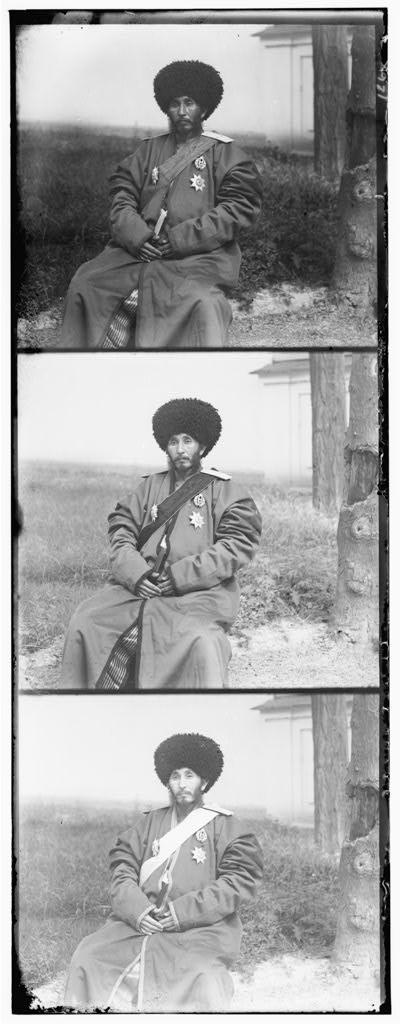
#> input picture Assets/00106v.jpg, 401 x 1024 px
$ python main.py
#> lines starting #> are read from the running program, lines starting #| are printed output that depends on the picture
### manipulation_img.py
import numpy as np
import skimage as sk
import skimage.io as skio

# Lit l'image a une location "path"
# Retourne sont information sous forme d'array de float
def img_load(path: str) -> any:
#> called with path = 'Assets/00106v.jpg'
    im = skio.imread(path) # lire l'image
#> im is the input picture: shape (1024, 401); min 0, max 255, mean 162.5
    return sk.img_as_float(im) # conversion en double

# Découpe une image dans le sens voulue
# Un nombre de fois voulue
# Retourne un tuple de tous les image découper
def img_slice(img: any, number_of_cuts: int, orientation: int = 0) -> tuple:
#> called with number_of_cuts = 3, orientation = 0
    length = int(np.floor(img.shape[orientation] / float(number_of_cuts))) # Calcul la longueur que doit avoir chacune des image
#> length = 341

    # Selon l'orientation on coupe l'image original
    prev_length = 0
    curr_lenght = length
#> curr_lenght = 341
    cuts = []
    if orientation == 0:
        for i in range(number_of_cuts):
            cuts.append(img[prev_length: curr_lenght])
            prev_length = curr_lenght
            curr_lenght += length
#> after the loop, curr_lenght = 1364; cuts = 3 items
    elif orientation == 1:
        for i in range(number_of_cuts):
            cuts.append(img[:,prev_length: curr_lenght])
            prev_length = curr_lenght
            curr_lenght += length
    else:
        raise IndexError("Orientation invalide")

    return tuple(cuts)

# Reconstruit l'image avec les canaux rgb
def generate_img_from_rgb(r, g, b,) -> any:
    im_out = np.dstack([r, g, b])
    return sk.img_as_ubyte(im_out)

### main_echellesimple.py
import numpy as np

def align_canaux(canal_mobile, canal_ref, delta_max:tuple = (15, 15), mask:tuple = (100, 100)) -> tuple:
    min_score = float('inf')
    delta = (0, 0)
    i = 0
    for y in range(-delta_max[1], delta_max[1] + 1):
        for x in range(-delta_max[0], delta_max[0] + 1):
            score = calculate_score(canal_ref[mask[0]:-mask[0], mask[1]: -mask[1]], np.roll(np.roll(canal_mobile, x, axis = 0), y, axis = 1)[mask[0]:-mask[0], mask[1]: -mask[1]])
            if score < min_score:
                min_score = score
                delta = (x, y)
            i += 1
            print(str(i) + "\t" + str(np.floor((float(i) / 961.0)*100)) + " %\t (" +  str(x) + ", " + str(y) + ")\t" + str(score))
    return delta

def calculate_score(img_1, img_2):
    return np.sum((img_1 - img_2)**2)

### main.py
#!/usr/bin/env python3
# -*- coding: utf-8 -*-
# TP1, code python pour débuter
from main_echellesimple import align_canaux
from manipulation_img import *
import numpy as np
import skimage as sk
import skimage.io as skio

# nom du fichier d'image
img_path = 'Assets/00106v.jpg'

# Loader l'image
img = img_load(img_path)

# Couper l'image
b, g, r = img_slice(img, 3)
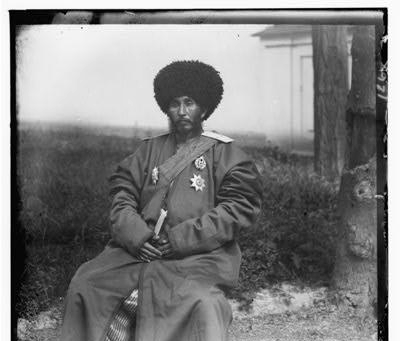
#> b: shape (341, 401) float64; min 0, max 1, mean 0.496
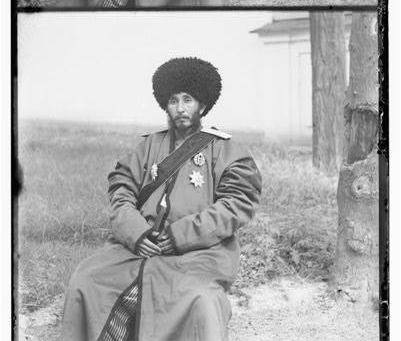
#> g: shape (341, 401) float64; min 0, max 1, mean 0.69
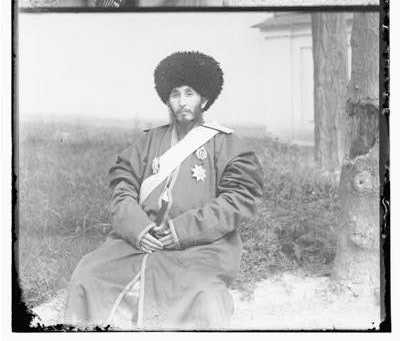
#> r: shape (341, 401) float64; min 0, max 1, mean 0.725

# aligner les images... c'est ici que vous commencez à coder!
# ces quelques fonctions pourraient vous être utiles:
# np.roll, np.sum, sk.transform.rescale (for multiscale)

### ag = align(g, b)
### ar = align(r, b)

pos_r = align_canaux(r, b, (15, 15), (50, 50))
#> after the loop in align_canaux, `for y in range(-delta_max[1], delta_max[1] + 1):`: delta = (9, -1); i = 961; min_score = 6364.5
#> pos_r = (9, -1)
pos_g = align_canaux(g, b, (15, 15), (50, 50))
#> pos_g = (4, 1)

r = np.roll(np.roll(r, pos_r[0], axis = 0), pos_r[1], axis = 1)
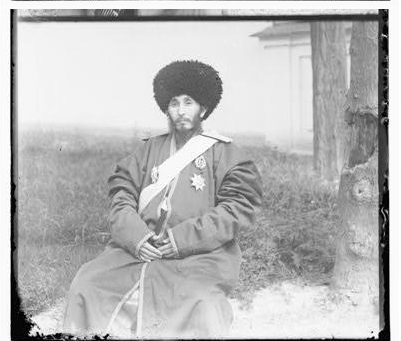
#> r: shape (341, 401) float64; min 0, max 1, mean 0.725
g = np.roll(np.roll(g, pos_g[0], axis = 0), pos_g[1], axis = 1)
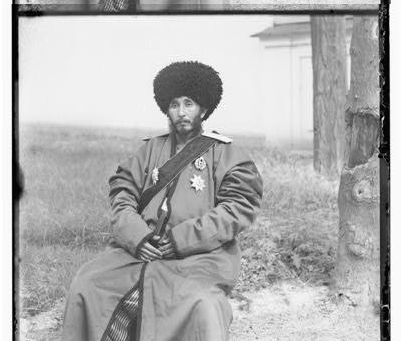
#> g: shape (341, 401) float64; min 0, max 1, mean 0.69

print("===================COMPLETE===================")
print("Position r", pos_r, "Position g", pos_g)
print("==============================================")

# Regénère l'image
img_out = generate_img_from_rgb(r, g, b)
#> in generate_img_from_rgb, `im_out = np.dstack([r, g, b])`:
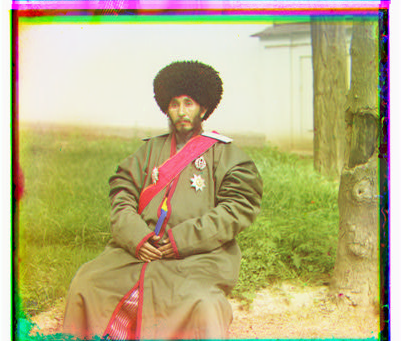
#> im_out: shape (341, 401, 3) float64; mean of channels 0, 1, 2 0.725, 0.69, 0.496; drawn as R, G, B

# sauvegarder l'image
fname = 'out/out_fname.jpg'
skio.imsave(fname, img_out)
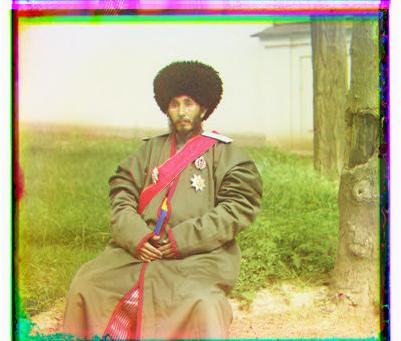
#> saved as out_fname.jpg: shape (341, 401, 3); mean R, G, B 184.7, 175.8, 126.5

# afficher l'image
skio.imshow(img_out)
skio.show()

$ run again, with Assets/00757v.jpg copied over Assets/00106v.jpg
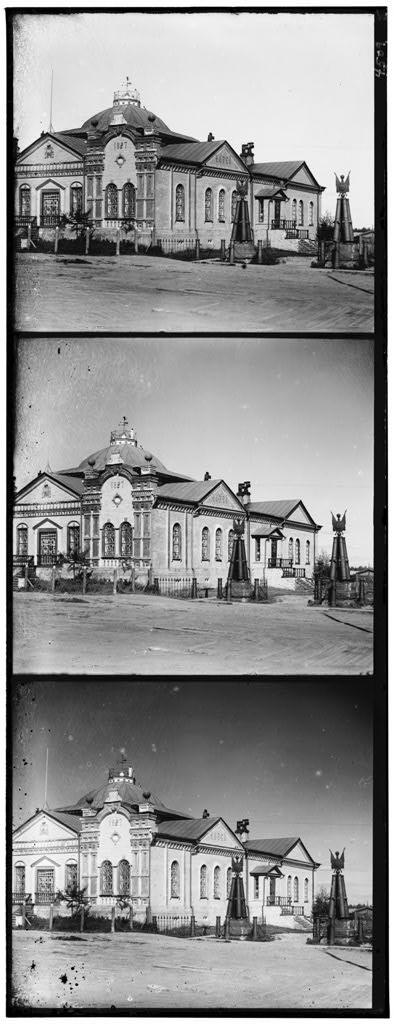
#> input picture Assets/00757v.jpg, 394 x 1024 px
#> in img_load, im is the input picture: shape (1024, 394); min 0, max 255, mean 144.3
#> after the loop in img_slice, `for i in range(number_of_cuts):`: curr_lenght = 1364; cuts = 3 items
#> `b, g, r = img_slice(img, 3)`:
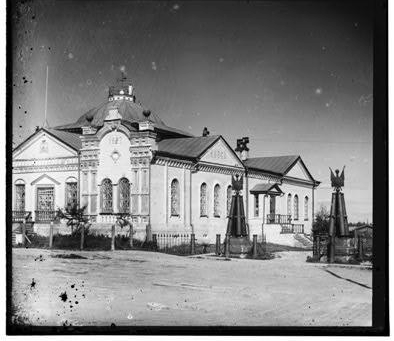
#> r: shape (341, 394) float64; min 0, max 1, mean 0.499
#> after the loop in align_canaux, `for y in range(-delta_max[1], delta_max[1] + 1):`: delta = (5, 5); i = 961; min_score = 7452.5
#> pos_r = (5, 5)
#> pos_g = (2, 3)
#> `skio.imsave(fname, img_out)`:
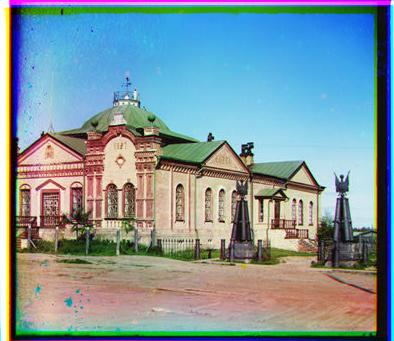
#> saved as out_fname.jpg: shape (341, 394, 3); mean R, G, B 127.1, 149, 156.2

$ run again, with Assets/00889v.jpg copied over Assets/00106v.jpg
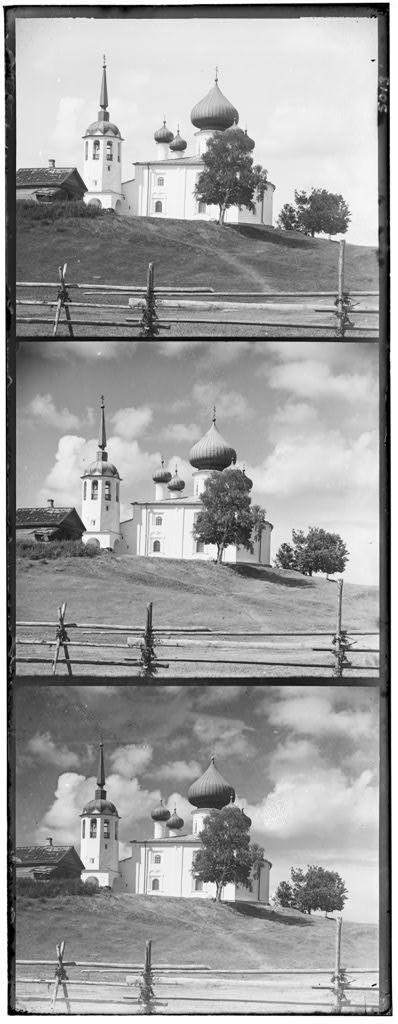
#> input picture Assets/00889v.jpg, 398 x 1024 px
#> in img_load, im is the input picture: shape (1024, 398); min 0, max 255, mean 159.5
#> after the loop in img_slice, `for i in range(number_of_cuts):`: curr_lenght = 1364; cuts = 3 items
#> `b, g, r = img_slice(img, 3)`:
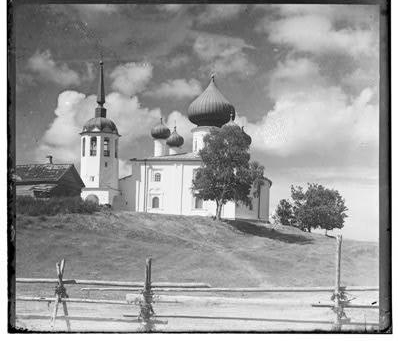
#> r: shape (341, 398) float64; min 0, max 1, mean 0.6
#> after the loop in align_canaux, `for y in range(-delta_max[1], delta_max[1] + 1):`: delta = (4, 3); i = 961; min_score = 3501.8
#> pos_r = (4, 3)
#> pos_g = (1, 2)
#> `skio.imsave(fname, img_out)`:
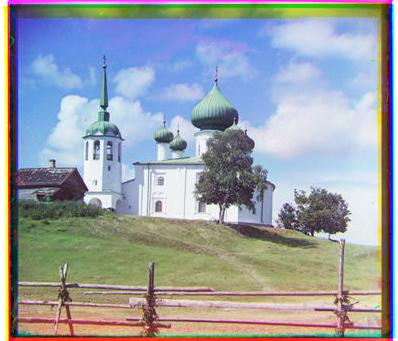
#> saved as out_fname.jpg: shape (341, 398, 3); mean R, G, B 152.9, 159, 166.1

$ run again, with Assets/00907v.jpg copied over Assets/00106v.jpg
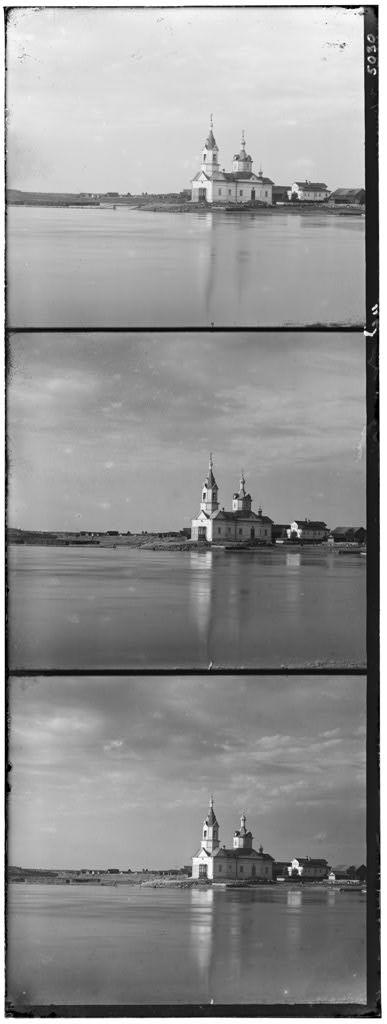
#> input picture Assets/00907v.jpg, 387 x 1024 px
#> in img_load, im is the input picture: shape (1024, 387); min 0, max 255, mean 147.5
#> after the loop in img_slice, `for i in range(number_of_cuts):`: curr_lenght = 1364; cuts = 3 items
#> after the loop in align_canaux, `for y in range(-delta_max[1], delta_max[1] + 1):`: delta = (6, 0); i = 961; min_score = 3940.6
#> pos_r = (6, 0)
#> pos_g = (3, 1)
#> `skio.imsave(fname, img_out)`:
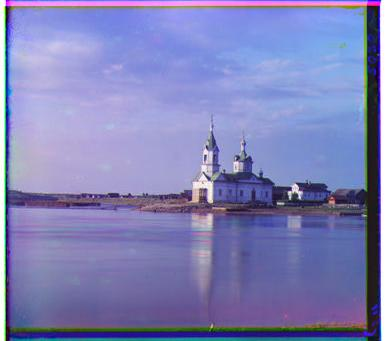
#> saved as out_fname.jpg: shape (341, 387, 3); mean R, G, B 128.3, 130.4, 183.1
